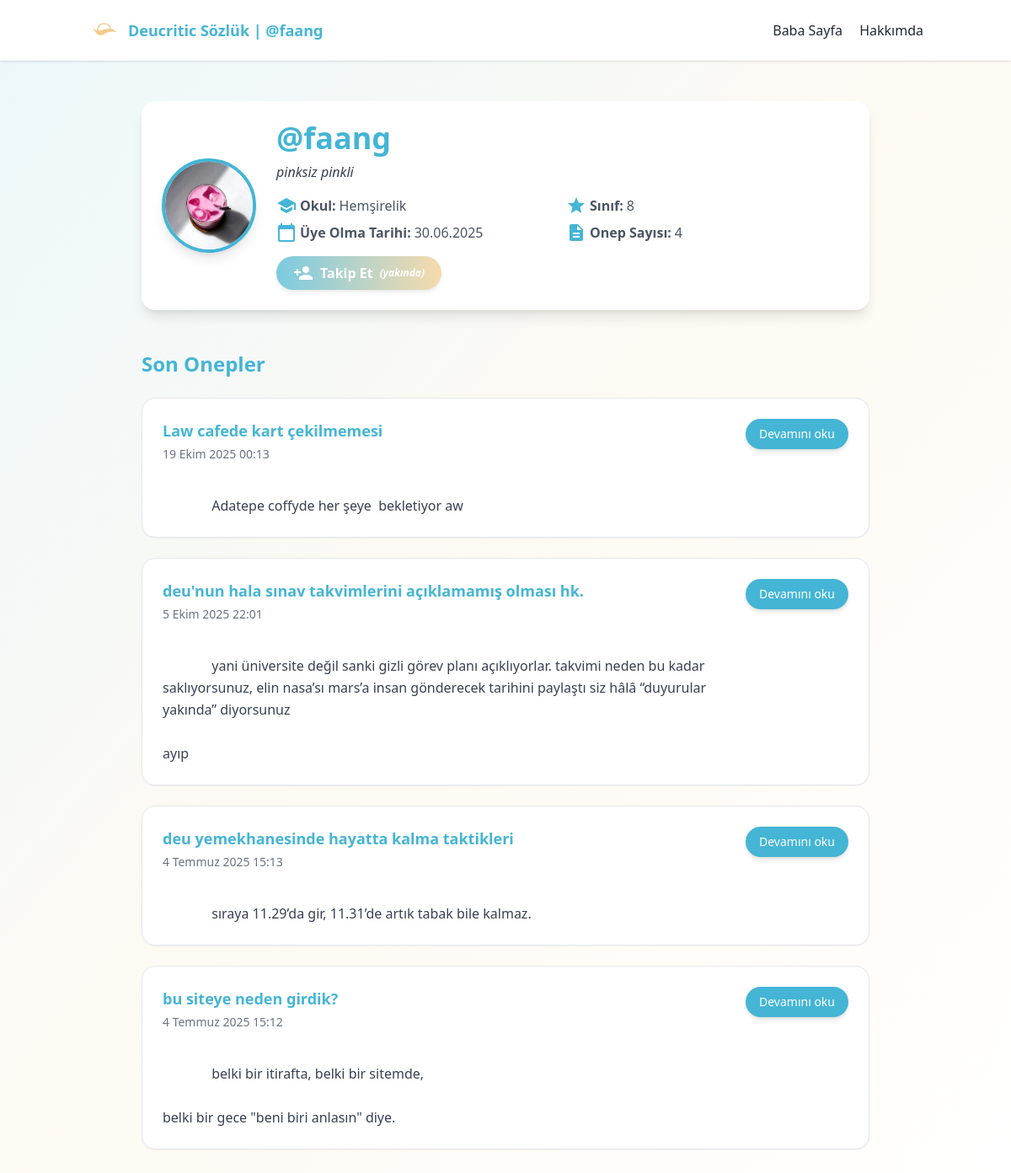
/uye.php?user=faang, run on the app's committed database.
### tables this page shows
CREATE TABLE `users` (
  `id` int(11) NOT NULL,
  `username` varchar(50) NOT NULL,
  `email` varchar(100) NOT NULL,
  `password_hash` varchar(255) NOT NULL,
  `bio` varchar(255) NOT NULL,
  `school` varchar(100) DEFAULT NULL,
  `grade_level` varchar(20) DEFAULT NULL,
  `created_at` timestamp NOT NULL DEFAULT current_timestamp(),
  `profile_photo` varchar(555) NOT NULL,
  `twitter` varchar(555) NOT NULL,
  `last_login` date NOT NULL DEFAULT current_timestamp(),
  `last_active` datetime DEFAULT NULL,
  `password_reset_token` varchar(64) DEFAULT NULL,
  `password_reset_expiry` datetime DEFAULT NULL
);

CREATE TABLE `entries` (
  `id` int(11) NOT NULL,
  `topic_id` int(11) DEFAULT NULL,
  `user_id` int(11) DEFAULT NULL,
  `content` text NOT NULL,
  `created_at` timestamp NOT NULL DEFAULT current_timestamp()
);

CREATE TABLE `topics` (
  `id` int(11) NOT NULL,
  `title` varchar(255) NOT NULL,
  `created_by` int(11) DEFAULT NULL,
  `created_at` timestamp NOT NULL DEFAULT current_timestamp(),
  `description` text DEFAULT NULL,
  `anonymous` tinyint(1) DEFAULT 0
);

### uye.php (the view, shortened to what this page needs)
<?php
require_once 'includes/config.php';
$username = $_GET['user'] ?? '';
$stmt = $pdo->prepare("
    SELECT id, username, school, grade_level, created_at, profile_photo, last_active, bio
    FROM users
    WHERE username = :username
");
$stmt->bindValue(':username', $username, PDO::PARAM_STR);
$stmt->execute();
$user = $stmt->fetch(PDO::FETCH_ASSOC);
$stmt = $pdo->prepare("SELECT COUNT(*) FROM entries WHERE user_id = :user_id");
$stmt->bindValue(':user_id', $user['id'], PDO::PARAM_INT);
$stmt->execute();
$totalEntries = (int)$stmt->fetchColumn();
$page = max(1, (int)($_GET['page'] ?? 1));
$perPage = 10;
$offset = ($page - 1) * $perPage;
$stmt = $pdo->prepare("
    SELECT e.id, e.content, e.created_at, t.title, t.id as topic_id
    FROM entries e
    JOIN topics t ON e.topic_id = t.id
    WHERE e.user_id = :user_id
    ORDER BY e.created_at DESC
    LIMIT :limit OFFSET :offset
");
$stmt->bindValue(':user_id', $user['id'], PDO::PARAM_INT);
$stmt->bindValue(':limit', $perPage, PDO::PARAM_INT);
$stmt->bindValue(':offset', $offset, PDO::PARAM_INT);
$stmt->execute();
$entries = $stmt->fetchAll(PDO::FETCH_ASSOC);
?>
<!DOCTYPE html>
<html lang="tr">
<head>
<script src="https://cdn.tailwindcss.com"></script>
</head>
<body class="bg-gradient-to-br from-primary/10 via-secondary/10 to-white min-h-screen text-gray-800">
<header class="bg-white shadow sticky top-0 z-50">
  <div class="max-w-5xl mx-auto flex items-center justify-between p-4">
    <a href="index.php" class="flex items-center gap-2">
      <img src="/gorsel/logo.png" alt="Logo" class="h-10 w-10 rounded-full">
      <span class="text-lg font-bold text-primary">Deucritic Sözlük |  @<?= htmlspecialchars($user['username']) ?></span>
    </a>
    <nav class="space-x-4">
      <a href="index.php" class="hover:underline">Baba Sayfa</a>
      <a href="about.php" class="hover:underline">Hakkımda</a>
    </nav>
  </div>
</header>
<main class="max-w-4xl mx-auto px-4 py-12">
  <div class="relative z-10 flex flex-col md:flex-row items-center gap-6 bg-white p-6 rounded-2xl shadow-lg">
  <img src="<?= htmlspecialchars($user['profile_photo'] ?: 'uploads/default-avatar.png') ?>"
       alt="Avatar"
       class="w-32 h-32 md:w-28 md:h-28 rounded-full border-4 border-primary object-cover shadow-lg transition-transform hover:scale-105">
  <div class="flex-1">
    <h1 class="text-3xl md:text-4xl font-bold text-primary flex items-center gap-2">
      @<?= htmlspecialchars($user['username']) ?>
    </h1>
    <?php if (!empty($user['bio'])): ?>
      <p class="mt-2 text-gray-700 italic text-sm md:text-base break-words">
        <?= nl2br(htmlspecialchars($user['bio'])) ?>
      </p>
    <?php else: ?>
      <p class="mt-2 text-gray-400 italic text-sm md:text-base">Kullanıcı henüz bio eklememiş.</p>
    <?php endif; ?>
    <div class="mt-4 grid grid-cols-1 sm:grid-cols-2 gap-2 text-gray-600 text-sm md:text-base">
      <p class="flex items-center gap-1"><span class="material-icons text-primary text-base">school</span> <strong>Okul:</strong> <?= htmlspecialchars($user['school'] ?: 'Belirtilmedi') ?></p>
      <p class="flex items-center gap-1"><span class="material-icons text-primary text-base">grade</span> <strong>Sınıf:</strong> <?= htmlspecialchars($user['grade_level'] ?: 'Belirtilmedi') ?></p>
      <p class="flex items-center gap-1"><span class="material-icons text-primary text-base">calendar_today</span> <strong>Üye Olma Tarihi:</strong> <?= date('d.m.Y', strtotime($user['created_at'])) ?></p>
      <p class="flex items-center gap-1"><span class="material-icons text-primary text-base">description</span> <strong>Onep Sayısı:</strong> <?= $totalEntries ?></p>
    </div>
    <button disabled class="mt-4 inline-flex items-center gap-2 px-5 py-2 rounded-full font-semibold shadow-md text-white bg-gradient-to-r from-primary to-secondary opacity-70 cursor-not-allowed hover:opacity-90 transition">
      <span class="material-icons text-sm">person_add</span> Takip Et <span class="text-xs italic">(yakında)</span>
    </button>
  </div>
</div>
  <section class="mt-12">
    <h2 class="text-2xl font-semibold text-primary mb-6">Son Onepler</h2>
    <?php if (empty($entries)): ?>
      <div class="bg-yellow-50 border border-yellow-200 text-yellow-800 p-4 rounded-lg shadow-sm">
        Henüz hiç onep paylaşılmamış.
      </div>
    <?php else: ?>
      <ul class="space-y-6">
        <?php foreach ($entries as $entry):
          $fmt = new IntlDateFormatter('tr_TR', IntlDateFormatter::LONG, IntlDateFormatter::SHORT);
          $dt = new DateTime($entry['created_at']);
          $formattedDate = $fmt->format($dt);
        ?>
        <li class="bg-white border border-gray-200 rounded-2xl shadow-sm p-6 hover:shadow-lg transition flex flex-col md:flex-row md:justify-between md:items-start gap-4 md:gap-6">
          <div class="flex-1">
            <a href="topic.php?id=<?= $entry['topic_id'] ?>" class="block text-lg font-semibold text-primary hover:underline transition">
              <?= htmlspecialchars($entry['title']) ?>
            </a>
            <time class="text-sm text-gray-500 mt-1 block">
              <?= $formattedDate ?>
            </time>
            <p class="text-gray-700 mt-3 leading-relaxed max-w-full md:max-w-[700px] whitespace-pre-wrap break-words">
              <?= nl2br(htmlspecialchars(mb_strimwidth($entry['content'], 0, 350, '...'))) ?>
            </p>
          </div>
          <div class="flex-shrink-0 flex items-center gap-3 mt-4 md:mt-0">
            <a href="topic.php?id=<?= $entry['topic_id'] ?>&entry=<?= $entry['id'] ?>"
               class="inline-flex items-center gap-1 px-4 py-2 bg-primary text-white rounded-full font-medium text-sm hover:bg-cyan-600 transition shadow-md">
              Devamını oku
            </a>
          </div>
        </li>
        <?php endforeach; ?>
      </ul>
    <?php endif; ?>
  </section>
</main>
</body>
</html>

### data on the page
users: username "faang", profile_photo (picture), bio "pinksiz pinkli", school "Hemşirelik", grade_level "8", created_at "30.06.2025"
entries: topic.title "Law cafede kart çekilmemesi", created_at "19 Ekim 2025 00:13", content "Adatepe coffyde her şeye bekletiyor aw"
entries: topic.title "deu'nun hala sınav takvimlerini açıklamamış olması hk.", created_at "5 Ekim 2025 22:01", content "yani üniversite değil sanki gizli görev planı açıklıyorlar. takvimi neden bu kadar saklıyorsunuz, elin nasa’sı mars’a insan gönderecek tarihini paylaştı siz hâlâ “duyurular yakında” diyorsunuz ayıp"
entries: topic.title "deu yemekhanesinde hayatta kalma taktikleri", created_at "4 Temmuz 2025 15:13", content "sıraya 11.29’da gir, 11.31’de artık tabak bile kalmaz."
entries: topic.title "bu siteye neden girdik?", created_at "4 Temmuz 2025 15:12", content "belki bir itirafta, belki bir sitemde, belki bir gece \"beni biri anlasın\" diye."

### other printed values
$totalEntries "4"
